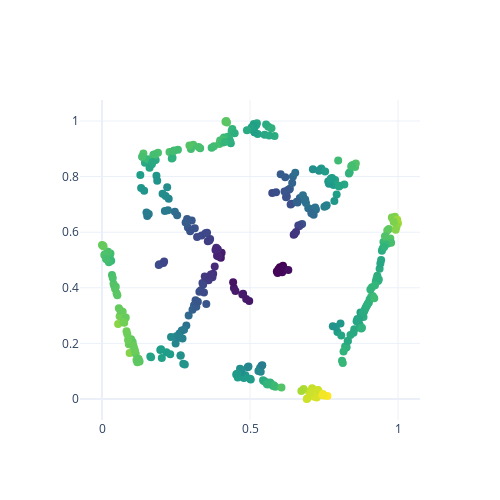

Notebook code for this chart:
### Code cell
from sklearn.preprocessing import QuantileTransformer
from sklearn.preprocessing import normalize


ss = QuantileTransformer()
embedding_train_sclar= ss.fit_transform(embedding_train)

embedding_x = [v[0] for v in embedding_train_sclar]
embedding_y = [v[1] for v in embedding_train_sclar]

# embedding_color = [abs(v[0]) + abs(v[1]) for v in embedding_train_sclar]

fig = go.Figure(data=go.Scatter(
                                x=embedding_x,
                                y=embedding_y,
                                text=list(input_data.keys()),
                                marker_color=embedding_color,
                                marker_colorscale='Viridis',
                                marker_size=8,
                                mode='markers'
))

fig.update_layout(
    template="plotly_white",
    autosize=False,
    width=500,
    height=500)

fig.show()
fig.write_html('../figure/tsne/20-hidden-debug.html')

### Figure 1 — Plotly figure (JSON) as saved in the notebook; plotly's stock layout.template omitted (floating-point values rounded to 4 significant figures; data arrays with more than 128 entries replaced by an {"elided": "..."} marker saying what was removed)
{"data": [{"marker": {"color": {"elided": "387 float values"}, "colorscale": [[0, "#440154"], [0.1111, "#482878"], [0.2222, "#3e4989"], [0.3333, "#31688e"], [0.4444, "#26828e"], [0.5556, "#1f9e89"], [0.6667, "#35b779"], [0.7778, "#6ece58"], [0.8889, "#b5de2b"], [1, "#fde725"]], "size": 8}, "mode": "markers", "text": {"elided": "387 str values"}, "type": "scatter", "x": {"elided": "387 float values"}, "y": {"elided": "387 float values"}}], "layout": {"autosize": false, "height": 500, "width": 500}}
